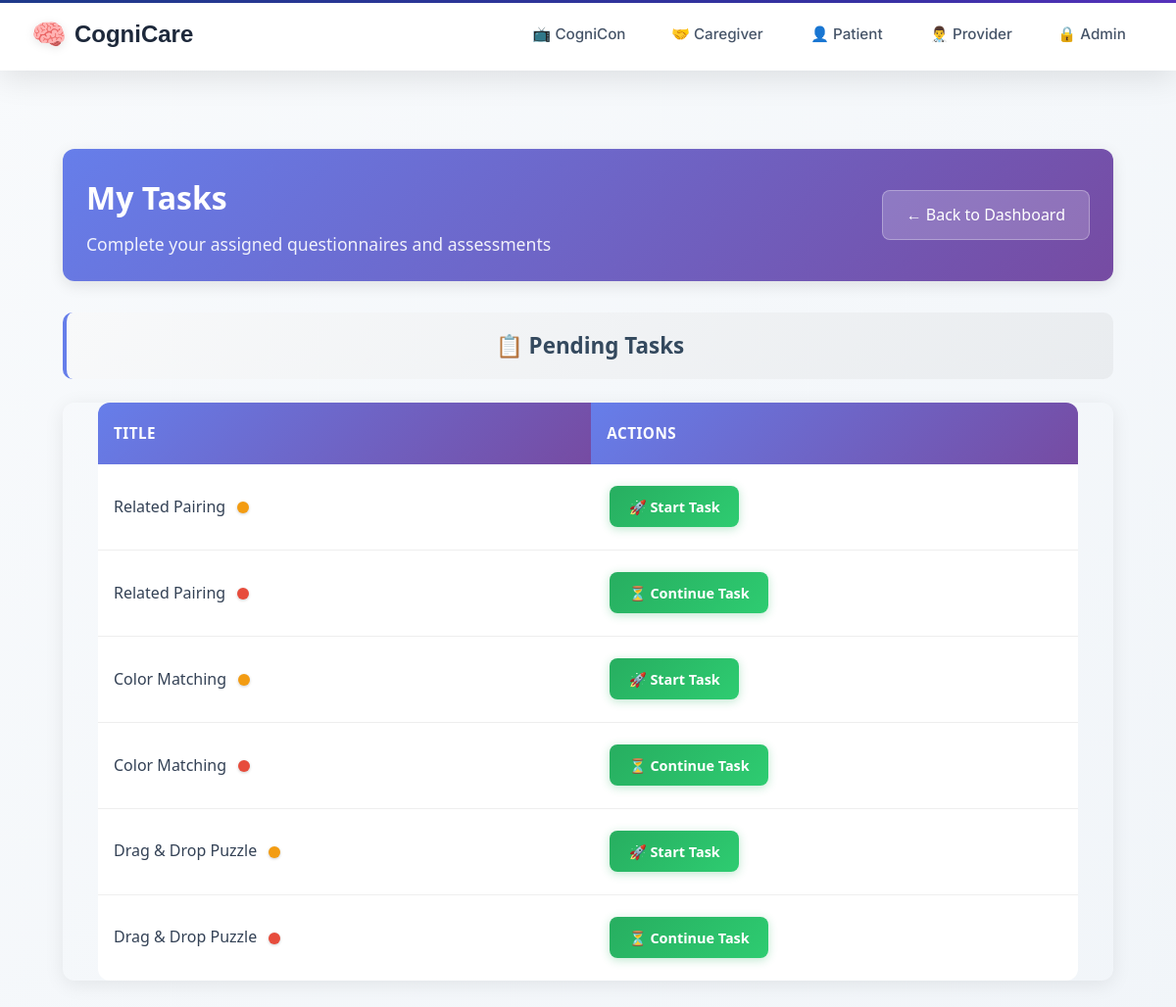
The app's page /taskmanager/patient/tasks/ (signed in), older data.
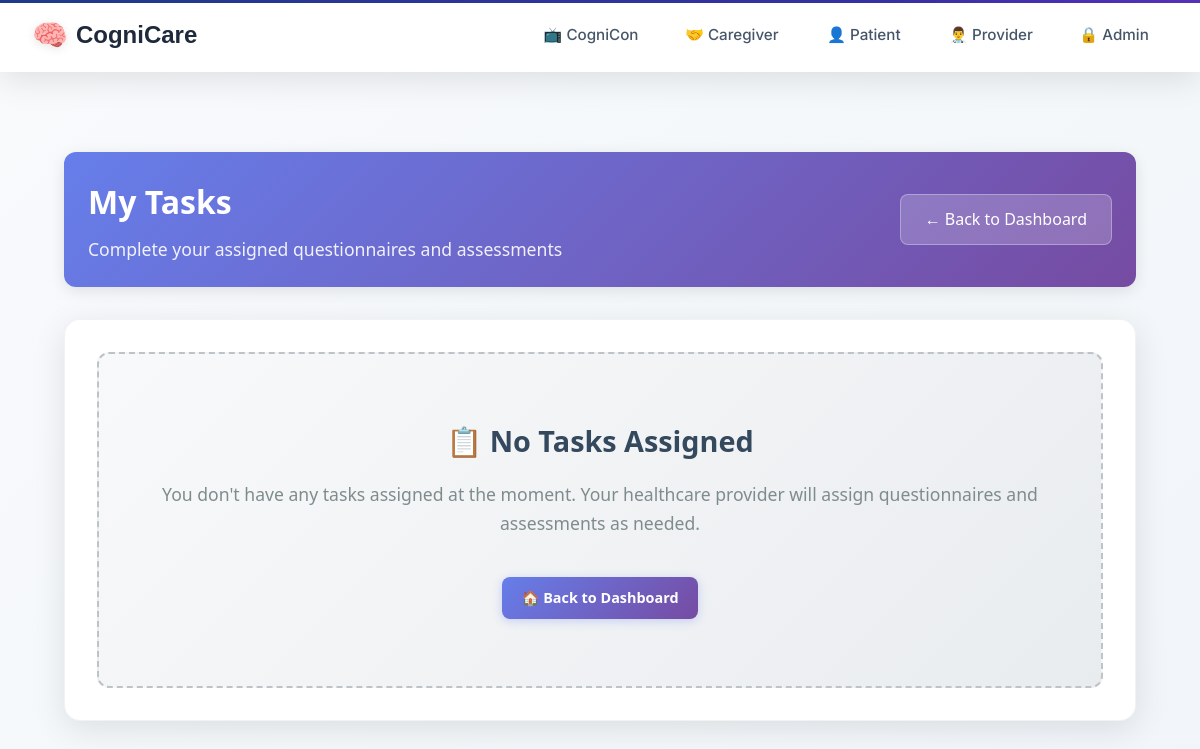
The same page, newer data.
### taskmanager/models.py (models this page shows, shortened)
class Task(models.Model):
    title = models.CharField(max_length=255)
    description = models.TextField(blank=True, null=True)
    task_type = models.CharField(max_length=50, choices=TASK_TYPES)
    difficulty = models.CharField(
        max_length=50,
        choices=DIFFICULTY_LEVELS,
        blank=True,
        null=True,
        help_text="Cognitive difficulty level for games"
    )
    assigned_by = models.ForeignKey(UserProfile, related_name='assigned_tasks', on_delete=models.CASCADE)
    assigned_to = models.ForeignKey(UserProfile, related_name='tasks', on_delete=models.CASCADE)
    completed_by = models.ForeignKey(UserProfile, related_name='completed_tasks', on_delete=models.SET_NULL, null=True, blank=True)
    status = models.CharField(max_length=20, choices=[
        ('assigned', 'Assigned'),
        ('in_progress', 'In Progress'),
        ('completed', 'Completed'),
    ], default='assigned')
    created_at = models.DateTimeField(auto_now_add=True)
    assigned_at = models.DateTimeField(auto_now_add=True)
    due_date = models.DateTimeField(blank=True, null=True)
    completed_at = models.DateTimeField(null=True, blank=True)
    task_config = models.JSONField(default=dict, blank=True)
    class Meta:
        ordering = ['-created_at']

### taskmanager/views.py (the view)
# urls.py: path('patient/tasks/', views.patient_tasks, name='patient_tasks'),
@login_required
def patient_tasks(request, patient_id=None):
    if not hasattr(request.user, 'profile'):
        messages.error(request, 'You do not have permission to view tasks.')
        return redirect('home')
    user_profile = request.user.profile
    if patient_id:
        if user_profile.user_type != 'provider':
            messages.error(request, 'You do not have permission to view these tasks.')
            return redirect('home')
        target_patient_profile = get_object_or_404(UserProfile, id=patient_id, user_type='patient')
        if target_patient_profile.provider != user_profile:
            messages.error(request, 'You do not have permission to view tasks for this patient.')
            return redirect('provider_dashboard')
        all_tasks = Task.objects.filter(assigned_to=target_patient_profile).order_by('-created_at')
        pending_tasks = all_tasks.filter(status__in=['assigned', 'in_progress'])
        completed_tasks = all_tasks.filter(status='completed')
        page_title = f"Tasks for {target_patient_profile.user.get_full_name()}"
        context = {
            'pending_tasks': pending_tasks,
            'completed_tasks': completed_tasks,
            'page_title': page_title,
        }
    else:
        if user_profile.user_type not in ['patient', 'caregiver']:
            messages.error(request, 'You must be a patient or caregiver to view this page.')
            return redirect('home')
        all_tasks = Task.objects.filter(assigned_to=user_profile).order_by('-created_at')
        pending_tasks = all_tasks.filter(status__in=['assigned', 'in_progress'])
        completed_tasks = all_tasks.filter(status='completed')
        page_title = "My Tasks"
        context = {
            'pending_tasks': pending_tasks,
            'completed_tasks': completed_tasks,
            'page_title': page_title,
        }
    return render(request, 'tasks/assign/patient_tasks.html', context)

### templates/tasks/assign/patient_tasks.html (shortened to what this page needs)
{% extends 'layouts/base.html' %}
{% block content %}
<div class="dashboard-container">
    <div class="dashboard-header">
        <div class="header-info">
        <h1>My Tasks</h1>
        <p>Complete your assigned questionnaires and assessments</p>
        </div>
        <a href="{% url 'patient_dashboard' %}" class="back-btn">← Back to Dashboard</a>
    </div>
    {% if pending_tasks %}
    <div class="table-section">
        <h2 class="section-title">📋 Pending Tasks</h2>
        <div class="table-container">
            <table class="enhanced-table">
                <thead>
                    <tr>
                        <th>Title</th>
                        <th>Actions</th>
                    </tr>
                </thead>
                <tbody>
            {% for task in pending_tasks %}
                    <tr>
                        <td>
                            {{ task.title }}
                            {% if task.difficulty %}
                            <span class="difficulty-dot {{ task.difficulty|lower }}"></span>
                            {% endif %}
                        </td>
                        <td>
                            <a href="{% url 'taskmanager:take_task' task.id %}" class="action-btn start-btn">
                                {% if task.status == 'assigned' %}
                                    🚀 Start Task
                                {% else %}
                                    ⏳ Continue Task
                {% endif %}
                    </a>
                        </td>
                    </tr>
            {% endfor %}
                </tbody>
            </table>
        </div>
    </div>
    {% endif %}
    {% if not pending_tasks and not completed_tasks %}
    <div class="dashboard-section">
        <div class="empty-state-main">
            <h2>📋 No Tasks Assigned</h2>
            <p>You don't have any tasks assigned at the moment. Your healthcare provider will assign questionnaires and assessments as needed.</p>
            <a href="{% url 'patient_dashboard' %}" class="action-btn back-dashboard-btn">
                🏠 Back to Dashboard
            </a>
        </div>
    </div>
    {% endif %}
</div>
{% endblock %}

Row changes from the older to the newer data that the page shows:
removed Task: title "Related Pairing", status "🚀 Start Task"
removed Task: title "Related Pairing", status "⏳ Continue Task"
removed Task: title "Color Matching", status "🚀 Start Task"
removed Task: title "Color Matching", status "⏳ Continue Task"
removed Task: title "Drag & Drop Puzzle", status "🚀 Start Task"
removed Task: title "Drag & Drop Puzzle", status "⏳ Continue Task"
Text that changed along with them:
text no longer shown: "📋 Pending Tasks TITLE ACTIONS"
text now shown: "📋 No Tasks Assigned You don't have any tasks assigned at the moment. Your healthcare provider will assign questionnaires and assessments as needed. 🏠 Back to Dashboard"
